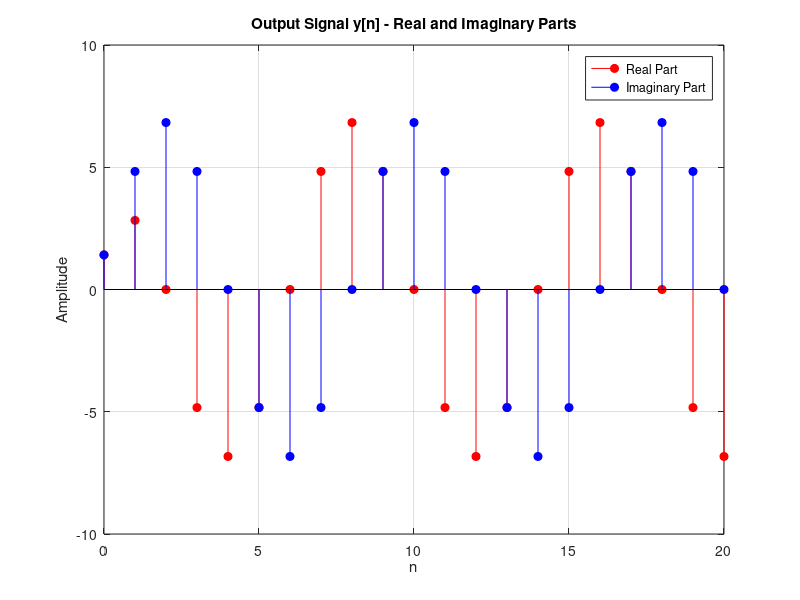

MATLAB code for this plot:
clc;
clear all;
close all;

% 差分方程係數
b = [1, 2, 1]; % 輸出係數
a = [1];       % 輸入係數，假設為1

% 時間向量
n = 0:20;

% 輸入信號 x[n]
x = 2 * exp(1i*pi/4) * exp(1i*n*pi/4);

% 計算輸出信號 y[n]
y = filter(b, a, x);

% 畫出輸出信號的實部和虛部
figure;
stem(n, real(y), 'filled', 'r'); % 使用紅色畫實部
hold on;
stem(n, imag(y), 'filled', 'b'); % 使用藍色畫虛部
title('Output Signal y[n] - Real and Imaginary Parts');
xlabel('n');
ylabel('Amplitude');
legend('Real Part', 'Imaginary Part');
grid on;
hold off;
